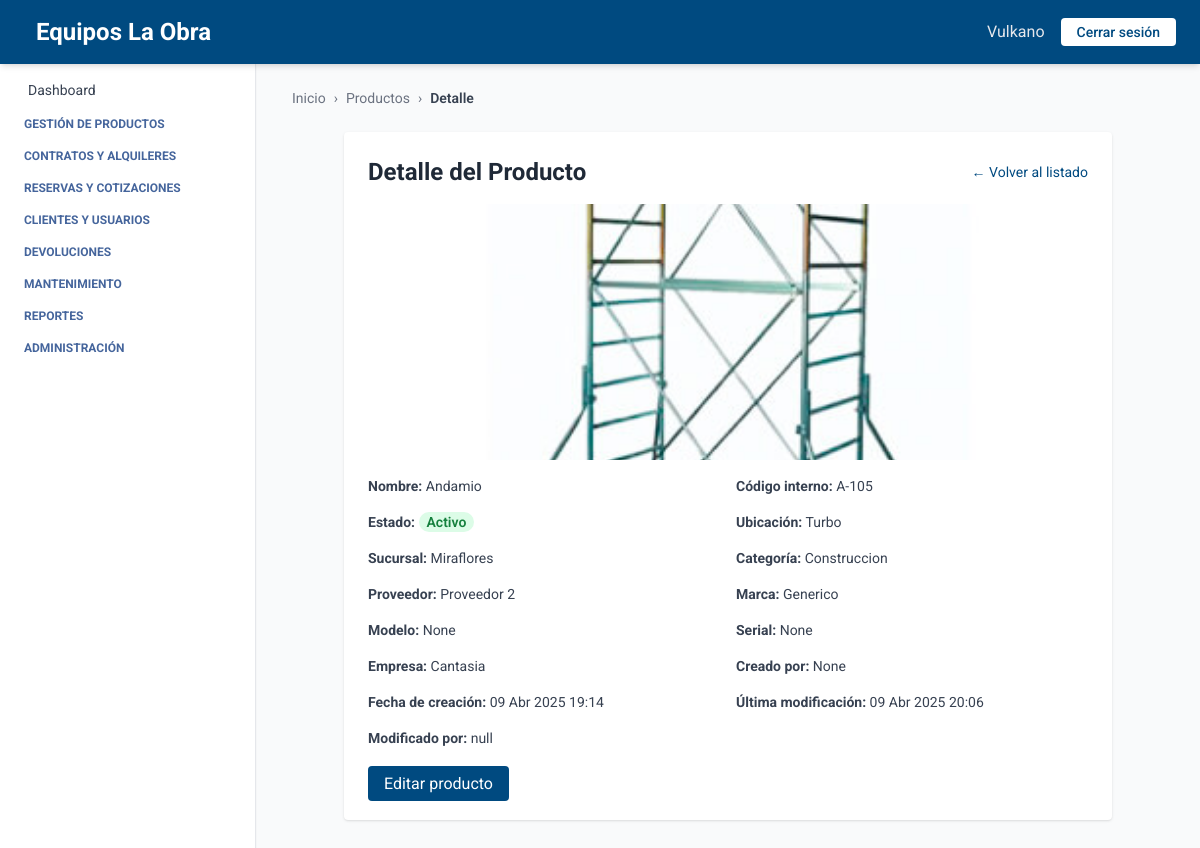
/productos/detalles/6/, run on the app's committed database.
### producto/models.py (models this page shows, shortened)
class Producto(models.Model):
    ESTADOS = [
        ("activo", "Activo"),
        ("inactivo", "Inactivo"),
    ]
    nombre = models.CharField(max_length=100)
    descripcion = models.TextField()
    codigo_interno = models.CharField(max_length=50)
    estado = models.CharField(max_length=20, choices=ESTADOS, default="disponible")
    ubicacion_actual = models.CharField(max_length=100)
    marca = models.CharField(max_length=100, blank=True, null=True)
    modelo = models.CharField(max_length=100, blank=True, null=True)
    serial = models.CharField(max_length=100, blank=True, null=True)
    imagen = models.ImageField(upload_to="media/productos/", null=True, blank=True)
    empresa = models.ForeignKey(Empresa, on_delete=models.CASCADE, related_name='productos', default=1)
    sucursal = models.ForeignKey(Sucursal, on_delete=models.CASCADE, related_name='productos', default=1)
    categoria = models.ForeignKey(Categoria, on_delete=models.SET_NULL, null=True, blank=True, related_name='productos')
    proveedor = models.ForeignKey(Proveedor, on_delete=models.SET_NULL, null=True, blank=True, related_name='productos')
    created_at = models.DateTimeField(auto_now_add=True)
    updated_at = models.DateTimeField(auto_now=True)
    creado_por = models.CharField(max_length=100, blank=True, null=True)
    modificado_por = models.CharField(max_length=100, blank=True, null=True)
    class Meta:
        ordering = ['nombre']
        verbose_name = 'Producto'
        verbose_name_plural = 'Productos'
        constraints = [
            models.UniqueConstraint(fields=['empresa', 'codigo_interno'], name='unique_codigo_por_empresa')
        ]

class Categoria(models.Model):
    nombre = models.CharField(max_length=100, null=False)
    descripcion = models.TextField(blank=True, null=False)
    empresa = models.ForeignKey(Empresa, on_delete=models.CASCADE, related_name='categorias', default=1)
    class Meta:
        verbose_name = 'Categoría'
        verbose_name_plural = 'Categorías'
        unique_together = ('nombre', 'empresa')
        ordering = ['nombre']

class Proveedor(models.Model):
    ESTADOS = [
        ("activo", "Activo"),
        ("inactivo", "Inactivo"),
    ]
    nombre = models.CharField(max_length=100)
    nit = models.CharField(max_length=50, unique=True)
    ciudad = models.CharField(max_length=100, blank=True, null=True)
    direccion = models.CharField(max_length=255, blank=True, null=True)
    departamento = models.CharField(max_length=100, blank=True, null=True)
    telefono = models.CharField(max_length=20, blank=True, null=True)
    estado = models.CharField(max_length=20, choices=ESTADOS, default="activo")
    empresa = models.ForeignKey(Empresa, on_delete=models.CASCADE, related_name='proveedores', default=1)

### empresa/models.py (models this page shows, shortened)
class Sucursal(models.Model):
    ESTADOS = [
        ("activo", "Activo"),
        ("inactivo", "Inactivo"),
    ]
    empresa = models.ForeignKey(Empresa, related_name='sucursales', on_delete=models.CASCADE)
    nombre = models.CharField(max_length=100)
    ciudad = models.CharField(max_length=100)
    direccion = models.CharField(max_length=255)
    departamento = models.CharField(max_length=100, blank=True, null=True)
    telefono = models.CharField(max_length=20, blank=True, null=True)
    estado = models.CharField(max_length=20, choices=ESTADOS, default="activo")

class Empresa(models.Model):
    ESTADOS = [
        ("activo", "Activo"),
        ("inactivo", "Inactivo"),
    ]
    nombre = models.CharField(max_length=100)
    nit = models.CharField(max_length=50, unique=True)
    ciudad = models.CharField(max_length=100, blank=True, null=True)
    direccion = models.CharField(max_length=255, blank=True, null=True)
    departamento = models.CharField(max_length=100, blank=True, null=True)
    telefono = models.CharField(max_length=20, blank=True, null=True)
    estado = models.CharField(max_length=20, choices=ESTADOS, default="activo")

### producto/views_producto.py (the view)
# urls.py: path('detalles/<int:pk>/', ProductoDetailView.as_view(), name='detalle_producto'),
class ProductoDetailView(BreadcrumbMixin, DetailView):
    model = Producto
    template_name = 'producto_detalle.html'
    context_object_name = 'producto'
    breadcrumb_items = [
        ("Productos", reverse_lazy("producto_list")),
        ("Detalle", None)
    ]

### core/views.py (called while the page is built)
    def get_context_data(self, **kwargs):
        context = super().get_context_data(**kwargs)
        context["home"] = self.home_url
        context["breadcrumb_items"] = self.breadcrumb_items
        return context

### producto/templates/producto_detalle.html
{% extends 'index.html' %}
{% block breadcrumb %}
  {% include 'breadcrumb.html' with home='/' breadcrumbs=breadcrumb_items %}
{% endblock %}
{% block content %}
<div class="max-w-3xl mx-auto mt-6 bg-white p-6 rounded shadow">
  <div class="flex justify-between items-center mb-4">
    <h2 class="text-2xl font-bold text-gray-800">Detalle del Producto</h2>
    <a href="{% url 'producto_list' %}" class="text-sm text-[var(--primary-color)] hover:underline">← Volver al listado</a>
  </div>
  {% if producto.imagen %}
    <img src="{{ producto.imagen.url }}" alt="{{ producto.nombre }}" class="w-full h-64 object-cover rounded mb-4">
  {% endif %}
  <div class="grid grid-cols-2 gap-4 text-sm text-gray-700">
    <p><strong>Nombre:</strong> {{ producto.nombre }}</p>
    <p><strong>Código interno:</strong> {{ producto.codigo_interno }}</p>
    <p><strong>Estado:</strong>
      <span class="font-semibold px-2 py-0.5 rounded-full
        {% if producto.estado == 'activo' %}
          bg-green-100 text-green-700
        {% else %}
          bg-red-100 text-red-700
        {% endif %}">
        {{ producto.get_estado_display }}
      </span>
    </p>
    <p><strong>Ubicación:</strong> {{ producto.ubicacion_actual }}</p>
    <p><strong>Sucursal:</strong> {{ producto.sucursal.nombre }}</p>
    <p><strong>Categoría:</strong> {{ producto.categoria.nombre }}</p>
    <p><strong>Proveedor:</strong> {{ producto.proveedor.nombre }}</p>
    <p><strong>Marca:</strong> {{ producto.marca }}</p>
    <p><strong>Modelo:</strong> {{ producto.modelo }}</p>
    <p><strong>Serial:</strong> {{ producto.serial }}</p>
    <p><strong>Empresa:</strong> {{ producto.empresa.nombre }}</p>
    <p><strong>Creado por:</strong> {{ producto.creado_por }}</p>
    <p><strong>Fecha de creación:</strong> {{ producto.created_at|date:"d M Y H:i" }}</p>
    <p><strong>Última modificación:</strong> {{ producto.updated_at|date:"d M Y H:i" }}</p>
    <p><strong>Modificado por:</strong> {{ producto.modificado_por }}</p>
  </div>
  <div class="mt-6">
    <a href="{% url 'editar_producto' producto.id %}" class="bg-[var(--primary-color)] text-white px-4 py-2 rounded hover:bg-blue-700 transition">
      Editar producto
    </a>
  </div>
</div>
{% endblock %}

### core/templates/index.html (style rules this page uses)
:root { --primary-color: #004a80; --text-aside-color: rgb(69, 101, 156); }
body { font-family: 'Roboto', sans-serif; }

### data on the page
Producto: imagen (picture), nombre "Andamio", codigo_interno "A-105", estado "Activo", ubicacion_actual "Turbo", sucursal.nombre "Miraflores", categoria.nombre "Construccion", proveedor.nombre "Proveedor 2", marca "Generico", modelo "None", serial "None", empresa.nombre "Cantasia", creado_por "None", created_at "09 Abr 2025 19:14", updated_at "09 Abr 2025 20:06", modificado_por "null"

### other printed values
{{ label }} "Productos"
{{ label }} "Detalle"
